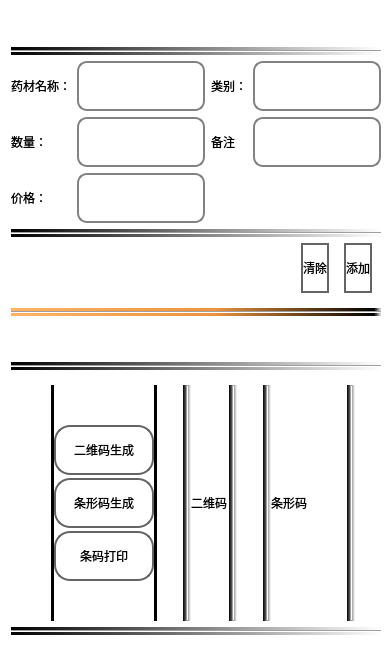
            <widget class="QWidget" name="tab">
             <property name="styleSheet">
              <string notr="true">background-color: transparent;</string>
             </property>
             <attribute name="title">
              <string>中药材入库管理</string>
             </attribute>
             <layout class="QVBoxLayout" name="verticalLayout_5">
              <item>
               <spacer name="verticalSpacer_8">
                <property name="orientation">
                 <enum>Qt::Vertical</enum>
                </property>
                <property name="sizeType">
                 <enum>QSizePolicy::Minimum</enum>
                </property>
                <property name="sizeHint" stdset="0">
                 <size>
                  <width>20</width>
                  <height>30</height>
                 </size>
                </property>
               </spacer>
              </item>
              <item>
               <widget class="Line" name="line_71">
                <property name="orientation">
                 <enum>Qt::Vertical</enum>
                </property>
               </widget>
              </item>
              <item>
               <layout class="QVBoxLayout" name="verticalLayout_4">
                <item>
                 <widget class="Line" name="line_72">
                  <property name="minimumSize">
                   <size>
                    <width>0</width>
                    <height>8</height>
                   </size>
                  </property>
                  <property name="styleSheet">
                   <string notr="true">background-color: qlineargradient(spread:pad, x1:0, y1:0, x2:1, y2:0, stop:0 rgba(0, 0, 0, 255), stop:1 rgba(255, 255, 255, 255));</string>
                  </property>
                  <property name="orientation">
                   <enum>Qt::Horizontal</enum>
                  </property>
                 </widget>
                </item>
                <item>
                 <layout class="QGridLayout" name="gridLayout">
                  <item row="1" column="3">
                   <widget class="QLineEdit" name="lineEdit_14">
                    <property name="minimumSize">
                     <size>
                      <width>0</width>
                      <height>50</height>
                     </size>
                    </property>
                    <property name="styleSheet">
                     <string notr="true">QLineEdit {
    border: 2px solid rgb(130,130,130); /* 设置初始边框为浅白色 */
    border-radius: 10px; /* 设置圆角半径为10px，可根据需要调整 */
}

QLineEdit:hover {
    border: 4px solid #606060; /* 鼠标悬停时边框变粗且变为浅黑色 */
}</string>
                    </property>
                   </widget>
                  </item>
                  <item row="0" column="0">
                   <widget class="QLabel" name="label_19">
                    <property name="minimumSize">
                     <size>
                      <width>0</width>
                      <height>50</height>
                     </size>
                    </property>
                    <property name="styleSheet">
                     <string notr="true">font: 18pt &quot;华文行楷&quot;;</string>
                    </property>
                    <property name="text">
                     <string>药材名称：</string>
                    </property>
                   </widget>
                  </item>
                  <item row="1" column="0">
                   <widget class="QLabel" name="label_23">
                    <property name="minimumSize">
                     <size>
                      <width>0</width>
                      <height>50</height>
                     </size>
                    </property>
                    <property name="styleSheet">
                     <string notr="true">font: 18pt &quot;华文行楷&quot;;</string>
                    </property>
                    <property name="text">
                     <string>数量：</string>
                    </property>
                   </widget>
                  </item>
                  <item row="2" column="1">
                   <widget class="QLineEdit" name="lineEdit_37">
                    <property name="minimumSize">
                     <size>
                      <width>0</width>
                      <height>50</height>
                     </size>
                    </property>
                    <property name="styleSheet">
                     <string notr="true">QLineEdit {
    border: 2px solid rgb(130,130,130); /* 设置初始边框为浅白色 */
    border-radius: 10px; /* 设置圆角半径为10px，可根据需要调整 */
}

QLineEdit:hover {
    border: 4px solid #606060; /* 鼠标悬停时边框变粗且变为浅黑色 */
}</string>
                    </property>
                   </widget>
                  </item>
                  <item row="2" column="0">
                   <widget class="QLabel" name="label_56">
                    <property name="minimumSize">
                     <size>
                      <width>0</width>
                      <height>50</height>
                     </size>
                    </property>
                    <property name="styleSheet">
                     <string notr="true">font: 18pt &quot;华文行楷&quot;;</string>
                    </property>
                    <property name="text">
                     <string>价格：</string>
                    </property>
                   </widget>
                  </item>
                  <item row="0" column="2">
                   <widget class="QLabel" name="label_20">
                    <property name="minimumSize">
                     <size>
                      <width>0</width>
                      <height>50</height>
                     </size>
                    </property>
                    <property name="styleSheet">
                     <string notr="true">font: 18pt &quot;华文行楷&quot;;</string>
                    </property>
                    <property name="text">
                     <string>类别：</string>
                    </property>
                   </widget>
                  </item>
                  <item row="1" column="1">
                   <widget class="QLineEdit" name="lineEdit_15">
                    <property name="minimumSize">
                     <size>
                      <width>0</width>
                      <height>50</height>
                     </size>
                    </property>
                    <property name="styleSheet">
                     <string notr="true">QLineEdit {
    border: 2px solid rgb(130,130,130); /* 设置初始边框为浅白色 */
    border-radius: 10px; /* 设置圆角半径为10px，可根据需要调整 */
}

QLineEdit:hover {
    border: 4px solid #606060; /* 鼠标悬停时边框变粗且变为浅黑色 */
}</string>
                    </property>
                   </widget>
                  </item>
                  <item row="0" column="1">
                   <widget class="QLineEdit" name="lineEdit_16">
                    <property name="minimumSize">
                     <size>
                      <width>0</width>
                      <height>50</height>
                     </size>
                    </property>
                    <property name="styleSheet">
                     <string notr="true">QLineEdit {
    border: 2px solid rgb(130,130,130); /* 设置初始边框为浅白色 */
    border-radius: 10px; /* 设置圆角半径为10px，可根据需要调整 */
}

QLineEdit:hover {
    border: 4px solid #606060; /* 鼠标悬停时边框变粗且变为浅黑色 */
}</string>
                    </property>
                   </widget>
                  </item>
                  <item row="1" column="2">
                   <widget class="QLabel" name="label_22">
                    <property name="minimumSize">
                     <size>
                      <width>0</width>
                      <height>50</height>
                     </size>
                    </property>
                    <property name="styleSheet">
                     <string notr="true">font: 18pt &quot;华文行楷&quot;;</string>
                    </property>
                    <property name="text">
                     <string>备注</string>
                    </property>
                   </widget>
                  </item>
                  <item row="0" column="3">
                   <widget class="QLineEdit" name="lineEdit_17">
                    <property name="minimumSize">
                     <size>
                      <width>0</width>
                      <height>50</height>
                     </size>
                    </property>
                    <property name="styleSheet">
                     <string notr="true">QLineEdit {
    border: 2px solid rgb(130,130,130); /* 设置初始边框为浅白色 */
    border-radius: 10px; /* 设置圆角半径为10px，可根据需要调整 */
}

QLineEdit:hover {
    border: 4px solid #606060; /* 鼠标悬停时边框变粗且变为浅黑色 */
}</string>
                    </property>
                   </widget>
                  </item>
                 </layout>
                </item>
                <item>
                 <widget class="Line" name="line_73">
                  <property name="minimumSize">
                   <size>
                    <width>0</width>
                    <height>8</height>
                   </size>
                  </property>
                  <property name="styleSheet">
                   <string notr="true">background-color: qlineargradient(spread:pad, x1:0, y1:0, x2:1, y2:0, stop:0 rgba(0, 0, 0, 255), stop:1 rgba(255, 255, 255, 255));</string>
                  </property>
                  <property name="orientation">
                   <enum>Qt::Horizontal</enum>
                  </property>
                 </widget>
                </item>
                <item>
                 <layout class="QHBoxLayout" name="horizontalLayout_32">
                  <item>
                   <spacer name="horizontalSpacer_31">
                    <property name="orientation">
                     <enum>Qt::Horizontal</enum>
                    </property>
                    <property name="sizeHint" stdset="0">
                     <size>
                      <width>40</width>
                      <height>20</height>
                     </size>
                    </property>
                   </spacer>
                  </item>
                  <item>
                   <widget class="Line" name="line_67">
                    <property name="orientation">
                     <enum>Qt::Vertical</enum>
                    </property>
                   </widget>
                  </item>
                  <item>
                   <widget class="QPushButton" name="btn_delete_5">
                    <property name="minimumSize">
                     <size>
                      <width>0</width>
                      <height>50</height>
                     </size>
                    </property>
                    <property name="styleSheet">
                     <string notr="true">QPushButton{
    font: 18pt &quot;华文行楷&quot;;
    background: rgba(255, 255, 255, 60);
    color: black;
    border-radius: 16px;
    font-family: 华文行楷;
    border: 2px solid rgb(100,100,100); /* 新增代码 */
}

QPushButton:hover{                    
    background: rgba(0, 0, 0, 100);
}

QPushButton:pressed{
    background: darkgray;
}</string>
                    </property>
                    <property name="text">
                     <string>清除</string>
                    </property>
                   </widget>
                  </item>
                  <item>
                   <widget class="Line" name="line_68">
                    <property name="orientation">
                     <enum>Qt::Vertical</enum>
                    </property>
                   </widget>
                  </item>
                  <item>
                   <widget class="QPushButton" name="btn_add_2">
                    <property name="sizePolicy">
                     <sizepolicy hsizetype="Fixed" vsizetype="Fixed">
                      <horstretch>0</horstretch>
                      <verstretch>0</verstretch>
                     </sizepolicy>
                    </property>
                    <property name="minimumSize">
                     <size>
                      <width>0</width>
                      <height>50</height>
                     </size>
                    </property>
                    <property name="styleSheet">
                     <string notr="true">QPushButton{
    font: 18pt &quot;华文行楷&quot;;
    background: rgba(255, 255, 255, 60);
    color: black;
    border-radius: 16px;
    font-family: 华文行楷;
    border: 2px solid rgb(100,100,100); /* 新增代码 */
}

QPushButton:hover{                    
    background: rgba(0, 0, 0, 100);
}

QPushButton:pressed{
    background: darkgray;
}</string>
                    </property>
                    <property name="text">
                     <string>添加</string>
                    </property>
                   </widget>
                  </item>
                  <item>
                   <widget class="Line" name="line_69">
                    <property name="orientation">
                     <enum>Qt::Vertical</enum>
                    </property>
                   </widget>
                  </item>
                 </layout>
                </item>
               </layout>
              </item>
              <item>
               <widget class="Line" name="line_70">
                <property name="orientation">
                 <enum>Qt::Horizontal</enum>
                </property>
               </widget>
              </item>
              <item>
               <widget class="Line" name="line_41">
                <property name="minimumSize">
                 <size>
                  <width>0</width>
                  <height>8</height>
                 </size>
                </property>
                <property name="styleSheet">
                 <string notr="true">background-color: qlineargradient(spread:pad, x1:0, y1:0, x2:1, y2:0, stop:0 rgba(255, 178, 102, 255), stop:0.55 rgba(235, 148, 61, 255), stop:0.98 rgba(0, 0, 0, 255), stop:1 rgba(0, 0, 0, 0));</string>
                </property>
                <property name="orientation">
                 <enum>Qt::Horizontal</enum>
                </property>
               </widget>
              </item>
              <item>
               <spacer name="verticalSpacer_9">
                <property name="orientation">
                 <enum>Qt::Vertical</enum>
                </property>
                <property name="sizeHint" stdset="0">
                 <size>
                  <width>20</width>
                  <height>40</height>
                 </size>
                </property>
               </spacer>
              </item>
              <item>
               <widget class="Line" name="line">
                <property name="minimumSize">
                 <size>
                  <width>0</width>
                  <height>8</height>
                 </size>
                </property>
                <property name="styleSheet">
                 <string notr="true">background-color: qlineargradient(spread:pad, x1:0, y1:0, x2:1, y2:0, stop:0 rgba(0, 0, 0, 255), stop:1 rgba(255, 255, 255, 255));</string>
                </property>
                <property name="orientation">
                 <enum>Qt::Horizontal</enum>
                </property>
               </widget>
              </item>
              <item>
               <widget class="Line" name="line_39">
                <property name="orientation">
                 <enum>Qt::Horizontal</enum>
                </property>
               </widget>
              </item>
              <item>
               <layout class="QHBoxLayout" name="horizontalLayout_3" stretch="0,0,3,0,2,0,3,0,2,0,6,0,2">
                <property name="spacing">
                 <number>0</number>
                </property>
                <property name="leftMargin">
                 <number>0</number>
                </property>
                <property name="rightMargin">
                 <number>0</number>
                </property>
                <property name="bottomMargin">
                 <number>0</number>
                </property>
                <item>
                 <spacer name="horizontalSpacer_18">
                  <property name="orientation">
                   <enum>Qt::Horizontal</enum>
                  </property>
                  <property name="sizeHint" stdset="0">
                   <size>
                    <width>40</width>
                    <height>20</height>
                   </size>
                  </property>
                 </spacer>
                </item>
                <item>
                 <widget class="Line" name="line_3">
                  <property name="styleSheet">
                   <string notr="true">background-color: rgb(0, 0, 0);</string>
                  </property>
                  <property name="orientation">
                   <enum>Qt::Vertical</enum>
                  </property>
                 </widget>
                </item>
                <item>
                 <layout class="QVBoxLayout" name="verticalLayout_3">
                  <property name="sizeConstraint">
                   <enum>QLayout::SetMaximumSize</enum>
                  </property>
                  <property name="leftMargin">
                   <number>0</number>
                  </property>
                  <property name="rightMargin">
                   <number>0</number>
                  </property>
                  <property name="bottomMargin">
                   <number>0</number>
                  </property>
                  <item>
                   <spacer name="verticalSpacer_7">
                    <property name="orientation">
                     <enum>Qt::Vertical</enum>
                    </property>
                    <property name="sizeHint" stdset="0">
                     <size>
                      <width>20</width>
                      <height>40</height>
                     </size>
                    </property>
                   </spacer>
                  </item>
                  <item>
                   <widget class="QPushButton" name="qr_code_btn">
                    <property name="sizePolicy">
                     <sizepolicy hsizetype="Minimum" vsizetype="Minimum">
                      <horstretch>0</horstretch>
                      <verstretch>0</verstretch>
                     </sizepolicy>
                    </property>
                    <property name="minimumSize">
                     <size>
                      <width>100</width>
                      <height>50</height>
                     </size>
                    </property>
                    <property name="styleSheet">
                     <string notr="true">QPushButton{
    font: 18pt &quot;华文行楷&quot;;
    background: rgba(255, 255, 255, 60);
    color: black;
    border-radius: 16px;
    font-family: 华文行楷;
    border: 2px solid rgb(100,100,100); /* 新增代码 */
}

QPushButton:hover{                    
    background: rgba(0, 0, 0, 100);
}

QPushButton:pressed{
    background: darkgray;
}</string>
                    </property>
                    <property name="text">
                     <string>二维码生成</string>
                    </property>
                   </widget>
                  </item>
                  <item>
                   <widget class="Line" name="line_74">
                    <property name="orientation">
                     <enum>Qt::Horizontal</enum>
                    </property>
                   </widget>
                  </item>
                  <item>
                   <widget class="QPushButton" name="bar_code_btn">
                    <property name="minimumSize">
                     <size>
                      <width>100</width>
                      <height>50</height>
                     </size>
                    </property>
                    <property name="styleSheet">
                     <string notr="true">QPushButton{
    font: 18pt &quot;华文行楷&quot;;
    background: rgba(255, 255, 255, 60);
    color: black;
    border-radius: 16px;
    font-family: 华文行楷;
    border: 2px solid rgb(100,100,100); /* 新增代码 */
}

QPushButton:hover{                    
    background: rgba(0, 0, 0, 100);
}

QPushButton:pressed{
    background: darkgray;
}</string>
                    </property>
                    <property name="text">
                     <string>条形码生成</string>
                    </property>
                   </widget>
                  </item>
                  <item>
                   <widget class="Line" name="line_75">
                    <property name="orientation">
                     <enum>Qt::Horizontal</enum>
                    </property>
                   </widget>
                  </item>
                  <item>
                   <widget class="QPushButton" name="qr_bar_print_btn">
                    <property name="minimumSize">
                     <size>
                      <width>100</width>
                      <height>50</height>
                     </size>
                    </property>
                    <property name="styleSheet">
                     <string notr="true">QPushButton{
    font: 18pt &quot;华文行楷&quot;;
    background: rgba(255, 255, 255, 60);
    color: black;
    border-radius: 16px;
    font-family: 华文行楷;
    border: 2px solid rgb(100,100,100); /* 新增代码 */
}

QPushButton:hover{                    
    background: rgba(0, 0, 0, 100);
}

QPushButton:pressed{
    background: darkgray;
}</string>
                    </property>
                    <property name="text">
                     <string>条码打印</string>
                    </property>
                   </widget>
                  </item>
                  <item>
                   <spacer name="verticalSpacer_6">
                    <property name="orientation">
                     <enum>Qt::Vertical</enum>
                    </property>
                    <property name="sizeHint" stdset="0">
                     <size>
                      <width>20</width>
                      <height>40</height>
                     </size>
                    </property>
                   </spacer>
                  </item>
                 </layout>
                </item>
                <item>
                 <widget class="Line" name="line_9">
                  <property name="styleSheet">
                   <string notr="true">background-color: rgb(0, 0, 0);</string>
                  </property>
                  <property name="orientation">
                   <enum>Qt::Vertical</enum>
                  </property>
                 </widget>
                </item>
                <item>
                 <spacer name="horizontalSpacer_2">
                  <property name="orientation">
                   <enum>Qt::Horizontal</enum>
                  </property>
                  <property name="sizeHint" stdset="0">
                   <size>
                    <width>40</width>
                    <height>20</height>
                   </size>
                  </property>
                 </spacer>
                </item>
                <item>
                 <widget class="Line" name="line_5">
                  <property name="minimumSize">
                   <size>
                    <width>8</width>
                    <height>0</height>
                   </size>
                  </property>
                  <property name="styleSheet">
                   <string notr="true">background-color: qlineargradient(spread:pad, x1:0, y1:0, x2:1, y2:0, stop:0 rgba(0, 0, 0, 255), stop:1 rgba(255, 255, 255, 255));</string>
                  </property>
                  <property name="orientation">
                   <enum>Qt::Vertical</enum>
                  </property>
                 </widget>
                </item>
                <item>
                 <widget class="QLabel" name="label_3">
                  <property name="styleSheet">
                   <string notr="true">border-color: rgb(0, 0, 0);</string>
                  </property>
                  <property name="text">
                   <string>二维码</string>
                  </property>
                  <property name="scaledContents">
                   <bool>true</bool>
                  </property>
                 </widget>
                </item>
                <item>
                 <widget class="Line" name="line_8">
                  <property name="minimumSize">
                   <size>
                    <width>8</width>
                    <height>0</height>
                   </size>
                  </property>
                  <property name="styleSheet">
                   <string notr="true">background-color: qlineargradient(spread:pad, x1:0, y1:0, x2:1, y2:0, stop:0 rgba(0, 0, 0, 255), stop:1 rgba(255, 255, 255, 255));</string>
                  </property>
                  <property name="orientation">
                   <enum>Qt::Vertical</enum>
                  </property>
                 </widget>
                </item>
                <item>
                 <spacer name="horizontalSpacer_17">
                  <property name="orientation">
                   <enum>Qt::Horizontal</enum>
                  </property>
                  <property name="sizeHint" stdset="0">
                   <size>
                    <width>40</width>
                    <height>20</height>
                   </size>
                  </property>
                 </spacer>
                </item>
                <item>
                 <widget class="Line" name="line_6">
                  <property name="minimumSize">
                   <size>
                    <width>8</width>
                    <height>0</height>
                   </size>
                  </property>
                  <property name="styleSheet">
                   <string notr="true">background-color: qlineargradient(spread:pad, x1:0, y1:0, x2:1, y2:0, stop:0 rgba(0, 0, 0, 255), stop:1 rgba(255, 255, 255, 255));</string>
                  </property>
                  <property name="orientation">
                   <enum>Qt::Vertical</enum>
                  </property>
                 </widget>
                </item>
                <item>
                 <widget class="QLabel" name="label_2">
                  <property name="text">
                   <string>条形码</string>
                  </property>
                  <property name="scaledContents">
                   <bool>true</bool>
                  </property>
                 </widget>
                </item>
                <item>
                 <widget class="Line" name="line_7">
                  <property name="minimumSize">
                   <size>
                    <width>8</width>
                    <height>0</height>
                   </size>
                  </property>
                  <property name="styleSheet">
                   <string notr="true">background-color: qlineargradient(spread:pad, x1:0, y1:0, x2:1, y2:0, stop:0 rgba(0, 0, 0, 255), stop:1 rgba(255, 255, 255, 255));</string>
                  </property>
                  <property name="orientation">
                   <enum>Qt::Vertical</enum>
                  </property>
                 </widget>
                </item>
                <item>
                 <spacer name="horizontalSpacer_3">
                  <property name="orientation">
                   <enum>Qt::Horizontal</enum>
                  </property>
                  <property name="sizeHint" stdset="0">
                   <size>
                    <width>40</width>
                    <height>20</height>
                   </size>
                  </property>
                 </spacer>
                </item>
               </layout>
              </item>
              <item>
               <widget class="Line" name="line_2">
                <property name="minimumSize">
                 <size>
                  <width>0</width>
                  <height>8</height>
                 </size>
                </property>
                <property name="styleSheet">
                 <string notr="true">background-color: qlineargradient(spread:pad, x1:0, y1:0, x2:1, y2:0, stop:0 rgba(0, 0, 0, 255), stop:1 rgba(255, 255, 255, 255));</string>
                </property>
                <property name="orientation">
                 <enum>Qt::Horizontal</enum>
                </property>
               </widget>
              </item>
             </layout>
            </widget>
